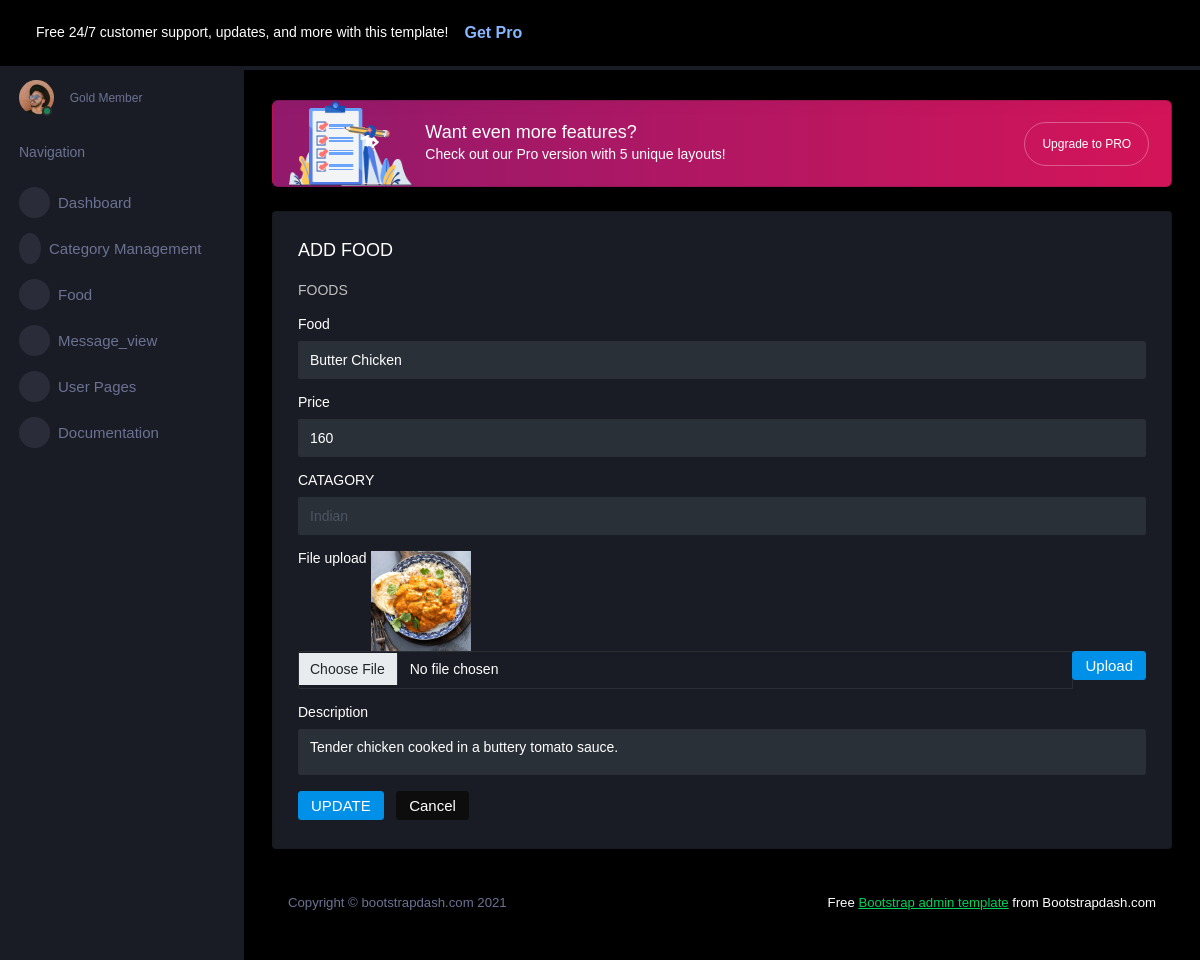
Screenshot of /admin_app/edit_add_food/1/ with the database file from the repository.
### admin_app/models.py (models this page shows)
class FoodDB(models.Model):
    FOOD_NAME=models.CharField(max_length=100,null=True,blank=True)
    FOOD_CATAGORY=models.CharField(max_length=100,null=True,blank=True)
    FOOD_PRICE=models.IntegerField(null=True,blank=True)
    FOOD_DESCRIPTION=models.CharField(max_length=100,null=True,blank=True)
    FOOD_IMAGE=models.ImageField(upload_to="food_catagory",null=True,blank=True)

### admin_app/views.py (the view)
# urls.py: path('edit_add_food/<int:edit_id>/',views.edit_add_food,name="edit_add_food"),
def edit_add_food(request,edit_id):
    products=FoodDB.objects.get(id=edit_id)
    return render(request,template_name="add_food_edit.html",context={'products':products})

### admin_app/templates/add_food_edit.html (shortened to what this page needs)
<!DOCTYPE html>
{% extends 'index.html' %}
{% block content %}
<html lang="en">
<head>
</head>
<body>
<div class="col-12 grid-margin stretch-card">
                <div class="card">
                  <div class="card-body">
                    <h4 class="card-title">ADD FOOD</h4>
                    <p class="card-description"> FOODS </p>
                    <form class="forms-sample" method="POST" action="{% url 'update_food' update_id=products.id %}" enctype="multipart/form-data">
                      <div class="form-group">
                        <label for="exampleInputName1">Food</label>
                        <input type="text" class="form-control" id="exampleInputName1" name="food_name" placeholder="Name" value="{{products.FOOD_NAME}}">
                      </div>
                      <div class="form-group">
                        <label for="exampleInputEmail3">Price</label>
                        <input type="text" class="form-control" id="exampleInputEmail3" name="food_price" placeholder="Price" value="{{products.FOOD_PRICE}}">
                      </div>
                      <div class="form-group">
                        <label for="exampleSelectGender">CATAGORY</label>
                        <select class="form-control" id="exampleSelectGender" name="food_catagory">
                          <option selected>{{products.FOOD_CATAGORY}} </option>
                        </select>
                      </div>
                        <div class="form-group">
                        <label>File upload</label>
                          <img src="{{ products.FOOD_IMAGE.url}}" width="100px">
                        <div class="input-group col-xs-12">
                          <input type="file" class="form-control file-upload-info" name="food_file"  placeholder="Upload Image">
                          <span class="input-group-append">
                            <button class="file-upload-browse btn btn-primary" type="button">Upload</button>
                          </span>
                        </div>
                      </div>
                      <div class="form-group">
                        <label for="exampleTextarea1">Description</label>
                        <textarea class="form-control" id="exampleTextarea1" name="food_description" rows="4">{{products.FOOD_DESCRIPTION}}</textarea>
                      </div>
                      <button type="submit" class="btn btn-primary me-2">UPDATE</button>
                      <button class="btn btn-dark">Cancel</button>
                    </form>
                  </div>
                </div>
              </div>
</body>
</html>
{% endblock %}

### rows the page displays
FoodDB: food_name "Butter Chicken", food_price "160", food_catagory "Indian", FOOD_IMAGE (picture), food_description "Tender chicken cooked in a buttery tomato sauce."
